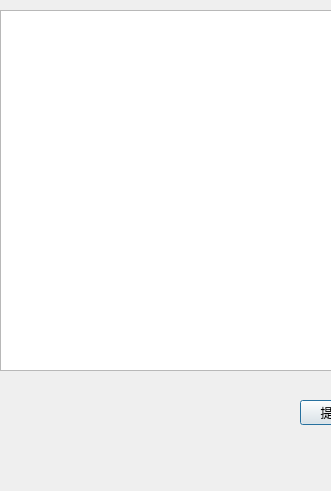
<?xml version="1.0" encoding="UTF-8"?>
<ui version="4.0">
 <class>Menu</class>
 <widget class="QDialog" name="Menu">
  <property name="geometry">
   <rect>
    <x>0</x>
    <y>0</y>
    <width>331</width>
    <height>491</height>
   </rect>
  </property>
  <property name="windowTitle">
   <string>Dialog</string>
  </property>
  <property name="styleSheet">
   <string notr="true">background-image: url(:/images/userchoicebackground.png);</string>
  </property>
  <widget class="QTableView" name="tableview">
   <property name="geometry">
    <rect>
     <x>0</x>
     <y>10</y>
     <width>411</width>
     <height>361</height>
    </rect>
   </property>
  </widget>
  <widget class="QPushButton" name="ensureptn">
   <property name="geometry">
    <rect>
     <x>300</x>
     <y>400</y>
     <width>89</width>
     <height>25</height>
    </rect>
   </property>
   <property name="text">
    <string>提交选择</string>
   </property>
  </widget>
 </widget>
 <resources/>
 <connections/>
</ui>
